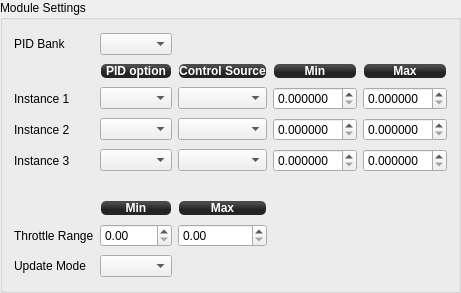
            <widget class="QGroupBox" name="groupBox_6">
             <property name="enabled">
              <bool>true</bool>
             </property>
             <property name="sizePolicy">
              <sizepolicy hsizetype="Preferred" vsizetype="Minimum">
               <horstretch>0</horstretch>
               <verstretch>0</verstretch>
              </sizepolicy>
             </property>
             <property name="minimumSize">
              <size>
               <width>0</width>
               <height>293</height>
              </size>
             </property>
             <property name="title">
              <string>Module Settings</string>
             </property>
             <layout class="QGridLayout" name="gridLayout">
              <item row="2" column="3">
               <widget class="QDoubleSpinBox" name="MinPID1">
                <property name="focusPolicy">
                 <enum>Qt::StrongFocus</enum>
                </property>
                <property name="toolTip">
                 <string>Minimum PID value mapped to Accessory channel = 0 or
Throttle channel lesser or equal to Throttle Min value.</string>
                </property>
                <property name="decimals">
                 <number>6</number>
                </property>
                <property name="singleStep">
                 <double>0.000100000000000</double>
                </property>
               </widget>
              </item>
              <item row="3" column="1">
               <widget class="QComboBox" name="PID2">
                <property name="focusPolicy">
                 <enum>Qt::StrongFocus</enum>
                </property>
                <property name="toolTip">
                 <string>Select PID option or option pair to update.
Set to Disabled if not used.</string>
                </property>
               </widget>
              </item>
              <item row="7" column="1">
               <widget class="QDoubleSpinBox" name="ThrottleMin">
                <property name="focusPolicy">
                 <enum>Qt::StrongFocus</enum>
                </property>
                <property name="toolTip">
                 <string>Throttle channel lower bound mapped to PID Min value</string>
                </property>
                <property name="maximum">
                 <double>1.000000000000000</double>
                </property>
                <property name="singleStep">
                 <double>0.010000000000000</double>
                </property>
               </widget>
              </item>
              <item row="4" column="1">
               <widget class="QComboBox" name="PID3">
                <property name="focusPolicy">
                 <enum>Qt::StrongFocus</enum>
                </property>
                <property name="toolTip">
                 <string>Select PID option or option pair to update.
Set to Disabled if not used.</string>
                </property>
               </widget>
              </item>
              <item row="5" column="1">
               <spacer name="verticalSpacer_3">
                <property name="orientation">
                 <enum>Qt::Vertical</enum>
                </property>
                <property name="sizeType">
                 <enum>QSizePolicy::Preferred</enum>
                </property>
                <property name="sizeHint" stdset="0">
                 <size>
                  <width>20</width>
                  <height>20</height>
                 </size>
                </property>
               </spacer>
              </item>
              <item row="4" column="2">
               <widget class="QComboBox" name="Input3">
                <property name="focusPolicy">
                 <enum>Qt::StrongFocus</enum>
                </property>
                <property name="toolTip">
                 <string>Select input used as a control source for this instance.
It can be one of Accessory channels or Throttle channel.

If Accessory channel is chosen then its range [0..1] will be mapped
to PID range [Min..Max] defined for this instance.

If Throttle channel is chosen then Throttle range [Min..Max] will
be mapped to PID range [Min..Max] defined for this instance. If
Throttle is out of bounds then PID Min and Max values will be used
accordingly.

Note that it is possible to set PID Min &gt; Max. In that case increasing
control input value will decrease the PID option value. This can be
used, for instance, to decrease PID value when increasing Throttle.</string>
                </property>
               </widget>
              </item>
              <item row="1" column="2">
               <widget class="QLabel" name="label_50">
                <property name="sizePolicy">
                 <sizepolicy hsizetype="Preferred" vsizetype="Fixed">
                  <horstretch>0</horstretch>
                  <verstretch>0</verstretch>
                 </sizepolicy>
                </property>
                <property name="minimumSize">
                 <size>
                  <width>0</width>
                  <height>16</height>
                 </size>
                </property>
                <property name="styleSheet">
                 <string notr="true">background-color: qlineargradient(spread:reflect, x1:0.507, y1:0, x2:0.507, y2:0.772, stop:0.208955 rgba(74, 74, 74, 255), stop:0.78607 rgba(36, 36, 36, 255));
color: rgb(255, 255, 255);
border-radius: 5;
margin:1px;
font:bold;</string>
                </property>
                <property name="text">
                 <string>Control Source</string>
                </property>
                <property name="alignment">
                 <set>Qt::AlignCenter</set>
                </property>
               </widget>
              </item>
              <item row="3" column="3">
               <widget class="QDoubleSpinBox" name="MinPID2">
                <property name="focusPolicy">
                 <enum>Qt::StrongFocus</enum>
                </property>
                <property name="toolTip">
                 <string>Minimum PID value mapped to Accessory channel = 0 or
Throttle channel lesser or equal to Throttle Min value.</string>
                </property>
                <property name="decimals">
                 <number>6</number>
                </property>
                <property name="singleStep">
                 <double>0.000100000000000</double>
                </property>
               </widget>
              </item>
              <item row="6" column="1">
               <widget class="QLabel" name="label_4">
                <property name="sizePolicy">
                 <sizepolicy hsizetype="Preferred" vsizetype="Fixed">
                  <horstretch>0</horstretch>
                  <verstretch>0</verstretch>
                 </sizepolicy>
                </property>
                <property name="minimumSize">
                 <size>
                  <width>0</width>
                  <height>16</height>
                 </size>
                </property>
                <property name="styleSheet">
                 <string notr="true">background-color: qlineargradient(spread:reflect, x1:0.507, y1:0, x2:0.507, y2:0.772, stop:0.208955 rgba(74, 74, 74, 255), stop:0.78607 rgba(36, 36, 36, 255));
color: rgb(255, 255, 255);
border-radius: 5;
margin:1px;
font:bold;</string>
                </property>
                <property name="text">
                 <string>Min</string>
                </property>
                <property name="alignment">
                 <set>Qt::AlignCenter</set>
                </property>
               </widget>
              </item>
              <item row="1" column="1">
               <widget class="QLabel" name="label_51">
                <property name="sizePolicy">
                 <sizepolicy hsizetype="Preferred" vsizetype="Fixed">
                  <horstretch>0</horstretch>
                  <verstretch>0</verstretch>
                 </sizepolicy>
                </property>
                <property name="minimumSize">
                 <size>
                  <width>0</width>
                  <height>16</height>
                 </size>
                </property>
                <property name="styleSheet">
                 <string notr="true">background-color: qlineargradient(spread:reflect, x1:0.507, y1:0, x2:0.507, y2:0.772, stop:0.208955 rgba(74, 74, 74, 255), stop:0.78607 rgba(36, 36, 36, 255));
color: rgb(255, 255, 255);
border-radius: 5;
margin:1px;
font:bold;</string>
                </property>
                <property name="text">
                 <string>PID option</string>
                </property>
                <property name="alignment">
                 <set>Qt::AlignCenter</set>
                </property>
               </widget>
              </item>
              <item row="8" column="0">
               <widget class="QLabel" name="label_2">
                <property name="text">
                 <string>Update Mode</string>
                </property>
               </widget>
              </item>
              <item row="4" column="4">
               <widget class="QDoubleSpinBox" name="MaxPID3">
                <property name="focusPolicy">
                 <enum>Qt::StrongFocus</enum>
                </property>
                <property name="toolTip">
                 <string>Maximum PID value mapped to Accessory channel = 1 or
Throttle channel greater or equal to Throttle Max value.</string>
                </property>
                <property name="decimals">
                 <number>6</number>
                </property>
                <property name="singleStep">
                 <double>0.000100000000000</double>
                </property>
               </widget>
              </item>
              <item row="0" column="0">
               <widget class="QLabel" name="label_6">
                <property name="text">
                 <string>PID Bank</string>
                </property>
               </widget>
              </item>
              <item row="7" column="2">
               <widget class="QDoubleSpinBox" name="ThrottleMax">
                <property name="focusPolicy">
                 <enum>Qt::StrongFocus</enum>
                </property>
                <property name="toolTip">
                 <string>Throttle channel upper bound mapped to PID Max value</string>
                </property>
                <property name="maximum">
                 <double>1.000000000000000</double>
                </property>
                <property name="singleStep">
                 <double>0.010000000000000</double>
                </property>
               </widget>
              </item>
              <item row="0" column="1">
               <widget class="QComboBox" name="pidBank"/>
              </item>
              <item row="4" column="0">
               <widget class="QLabel" name="label_52">
                <property name="text">
                 <string>Instance 3</string>
                </property>
               </widget>
              </item>
              <item row="6" column="2">
               <widget class="QLabel" name="label_5">
                <property name="sizePolicy">
                 <sizepolicy hsizetype="Preferred" vsizetype="Fixed">
                  <horstretch>0</horstretch>
                  <verstretch>0</verstretch>
                 </sizepolicy>
                </property>
                <property name="minimumSize">
                 <size>
                  <width>0</width>
                  <height>16</height>
                 </size>
                </property>
                <property name="styleSheet">
                 <string notr="true">background-color: qlineargradient(spread:reflect, x1:0.507, y1:0, x2:0.507, y2:0.772, stop:0.208955 rgba(74, 74, 74, 255), stop:0.78607 rgba(36, 36, 36, 255));
color: rgb(255, 255, 255);
border-radius: 5;
margin:1px;
font:bold;</string>
                </property>
                <property name="text">
                 <string>Max</string>
                </property>
                <property name="alignment">
                 <set>Qt::AlignCenter</set>
                </property>
               </widget>
              </item>
              <item row="3" column="0">
               <widget class="QLabel" name="label_48">
                <property name="text">
                 <string>Instance 2</string>
                </property>
               </widget>
              </item>
              <item row="7" column="0">
               <widget class="QLabel" name="label_3">
                <property name="text">
                 <string>Throttle Range</string>
                </property>
               </widget>
              </item>
              <item row="4" column="3">
               <widget class="QDoubleSpinBox" name="MinPID3">
                <property name="focusPolicy">
                 <enum>Qt::StrongFocus</enum>
                </property>
                <property name="toolTip">
                 <string>Minimum PID value mapped to Accessory channel = 0 or
Throttle channel lesser or equal to Throttle Min value.</string>
                </property>
                <property name="decimals">
                 <number>6</number>
                </property>
                <property name="singleStep">
                 <double>0.000100000000000</double>
                </property>
               </widget>
              </item>
              <item row="2" column="2">
               <widget class="QComboBox" name="Input1">
                <property name="focusPolicy">
                 <enum>Qt::StrongFocus</enum>
                </property>
                <property name="toolTip">
                 <string>Select input used as a control source for this instance.
It can be one of Accessory channels or Throttle channel.

If Accessory channel is chosen then its range [0..1] will be mapped
to PID range [Min..Max] defined for this instance.

If Throttle channel is chosen then Throttle range [Min..Max] will
be mapped to PID range [Min..Max] defined for this instance. If
Throttle is out of bounds then PID Min and Max values will be used
accordingly.

Note that it is possible to set PID Min &gt; Max. In that case increasing
control input value will decrease the PID option value. This can be
used, for instance, to decrease PID value when increasing Throttle.</string>
                </property>
               </widget>
              </item>
              <item row="2" column="0">
               <widget class="QLabel" name="label_47">
                <property name="text">
                 <string>Instance 1</string>
                </property>
               </widget>
              </item>
              <item row="2" column="1">
               <widget class="QComboBox" name="PID1">
                <property name="focusPolicy">
                 <enum>Qt::StrongFocus</enum>
                </property>
                <property name="toolTip">
                 <string>Select PID option or option pair to update.
Set to Disabled if not used.</string>
                </property>
               </widget>
              </item>
              <item row="3" column="2">
               <widget class="QComboBox" name="Input2">
                <property name="focusPolicy">
                 <enum>Qt::StrongFocus</enum>
                </property>
                <property name="toolTip">
                 <string>Select input used as a control source for this instance.
It can be one of Accessory channels or Throttle channel.

If Accessory channel is chosen then its range [0..1] will be mapped
to PID range [Min..Max] defined for this instance.

If Throttle channel is chosen then Throttle range [Min..Max] will
be mapped to PID range [Min..Max] defined for this instance. If
Throttle is out of bounds then PID Min and Max values will be used
accordingly.

Note that it is possible to set PID Min &gt; Max. In that case increasing
control input value will decrease the PID option value. This can be
used, for instance, to decrease PID value when increasing Throttle.</string>
                </property>
               </widget>
              </item>
              <item row="3" column="4">
               <widget class="QDoubleSpinBox" name="MaxPID2">
                <property name="focusPolicy">
                 <enum>Qt::StrongFocus</enum>
                </property>
                <property name="toolTip">
                 <string>Maximum PID value mapped to Accessory channel = 1 or
Throttle channel greater or equal to Throttle Max value.</string>
                </property>
                <property name="decimals">
                 <number>6</number>
                </property>
                <property name="singleStep">
                 <double>0.000100000000000</double>
                </property>
               </widget>
              </item>
              <item row="8" column="1">
               <widget class="QComboBox" name="UpdateMode">
                <property name="focusPolicy">
                 <enum>Qt::StrongFocus</enum>
                </property>
                <property name="toolTip">
                 <string>PID values update mode which can be set to:
- Never: this disables PID updates (but module still will be run if enabled),
- When Armed: PID updated only when system is armed,
- Always: PID updated always regardless of arm state.

Since the GCS updates GUI PID values in real time on change, could be
tricky to change other PID values from the GUI if the module is enabled
and constantly updates stabilization settings object. As a workaround,
this option can be used to temporarily disable updates or enable them
only when system is armed without disabling the module.</string>
                </property>
               </widget>
              </item>
              <item row="1" column="4">
               <widget class="QLabel" name="label">
                <property name="sizePolicy">
                 <sizepolicy hsizetype="Preferred" vsizetype="Fixed">
                  <horstretch>0</horstretch>
                  <verstretch>0</verstretch>
                 </sizepolicy>
                </property>
                <property name="minimumSize">
                 <size>
                  <width>0</width>
                  <height>16</height>
                 </size>
                </property>
                <property name="styleSheet">
                 <string notr="true">background-color: qlineargradient(spread:reflect, x1:0.507, y1:0, x2:0.507, y2:0.772, stop:0.208955 rgba(74, 74, 74, 255), stop:0.78607 rgba(36, 36, 36, 255));
color: rgb(255, 255, 255);
border-radius: 5;
margin:1px;
font:bold;</string>
                </property>
                <property name="text">
                 <string>Max</string>
                </property>
                <property name="alignment">
                 <set>Qt::AlignCenter</set>
                </property>
               </widget>
              </item>
              <item row="1" column="3">
               <widget class="QLabel" name="label_49">
                <property name="sizePolicy">
                 <sizepolicy hsizetype="Preferred" vsizetype="Fixed">
                  <horstretch>0</horstretch>
                  <verstretch>0</verstretch>
                 </sizepolicy>
                </property>
                <property name="minimumSize">
                 <size>
                  <width>0</width>
                  <height>16</height>
                 </size>
                </property>
                <property name="styleSheet">
                 <string notr="true">background-color: qlineargradient(spread:reflect, x1:0.507, y1:0, x2:0.507, y2:0.772, stop:0.208955 rgba(74, 74, 74, 255), stop:0.78607 rgba(36, 36, 36, 255));
color: rgb(255, 255, 255);
border-radius: 5;
margin:1px;
font:bold;</string>
                </property>
                <property name="text">
                 <string>Min</string>
                </property>
                <property name="alignment">
                 <set>Qt::AlignCenter</set>
                </property>
               </widget>
              </item>
              <item row="2" column="4">
               <widget class="QDoubleSpinBox" name="MaxPID1">
                <property name="focusPolicy">
                 <enum>Qt::StrongFocus</enum>
                </property>
                <property name="toolTip">
                 <string>Maximum PID value mapped to Accessory channel = 1 or
Throttle channel greater or equal to Throttle Max value.</string>
                </property>
                <property name="decimals">
                 <number>6</number>
                </property>
                <property name="singleStep">
                 <double>0.000100000000000</double>
                </property>
               </widget>
              </item>
             </layout>
            </widget>
